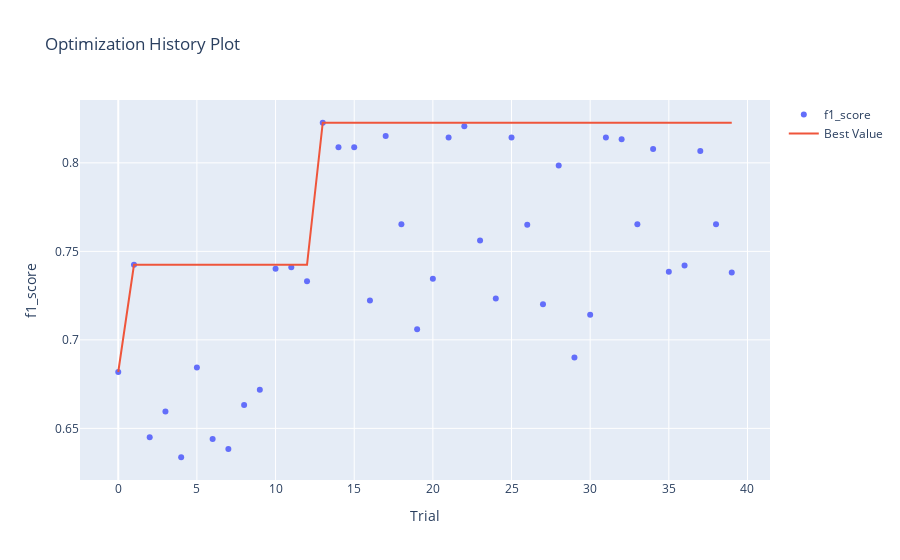

This figure's notebook cell:
### Markdown cell above
График истории оптимизации - отображает количество испытаний на оси Х и метрику на оси Y.

Следует использовать эту диаграмму, чтобы проверить, идет ли оптимизация гиперпараметров в правильном направлении или нет.

### Code cell
optuna.visualization.plot_optimization_history(study, target_name="f1_score")

### Figure 1 — Plotly figure (JSON) as saved in the notebook; plotly's stock layout.template omitted (floating-point values rounded to 4 significant figures)
{"data": [{"mode": "markers", "name": "f1_score", "type": "scatter", "x": [0, 1, 2, 3, 4, 5, 6, 7, 8, 9, 10, 11, 12, 13, 14, 15, 16, 17, 18, 19, 20, 21, 22, 23, 24, 25, 26, 27, 28, 29, 30, 31, 32, 33, 34, 35, 36, 37, 38, 39], "y": [0.6818, 0.7424, 0.645, 0.6596, 0.6337, 0.6844, 0.644, 0.6384, 0.6631, 0.6718, 0.7401, 0.7411, 0.7331, 0.8227, 0.8088, 0.8088, 0.7222, 0.8152, 0.7653, 0.7061, 0.7345, 0.8144, 0.8206, 0.7562, 0.7233, 0.8143, 0.7651, 0.7201, 0.7985, 0.69, 0.7142, 0.8143, 0.8134, 0.7653, 0.8078, 0.7385, 0.742, 0.8067, 0.7653, 0.7381]}, {"name": "Best Value", "type": "scatter", "x": [0, 1, 2, 3, 4, 5, 6, 7, 8, 9, 10, 11, 12, 13, 14, 15, 16, 17, 18, 19, 20, 21, 22, 23, 24, 25, 26, 27, 28, 29, 30, 31, 32, 33, 34, 35, 36, 37, 38, 39], "y": [0.6818, 0.7424, 0.7424, 0.7424, 0.7424, 0.7424, 0.7424, 0.7424, 0.7424, 0.7424, 0.7424, 0.7424, 0.7424, 0.8227, 0.8227, 0.8227, 0.8227, 0.8227, 0.8227, 0.8227, 0.8227, 0.8227, 0.8227, 0.8227, 0.8227, 0.8227, 0.8227, 0.8227, 0.8227, 0.8227, 0.8227, 0.8227, 0.8227, 0.8227, 0.8227, 0.8227, 0.8227, 0.8227, 0.8227, 0.8227]}], "layout": {"title": {"text": "Optimization History Plot"}, "xaxis": {"title": {"text": "Trial"}}, "yaxis": {"title": {"text": "f1_score"}}}}
